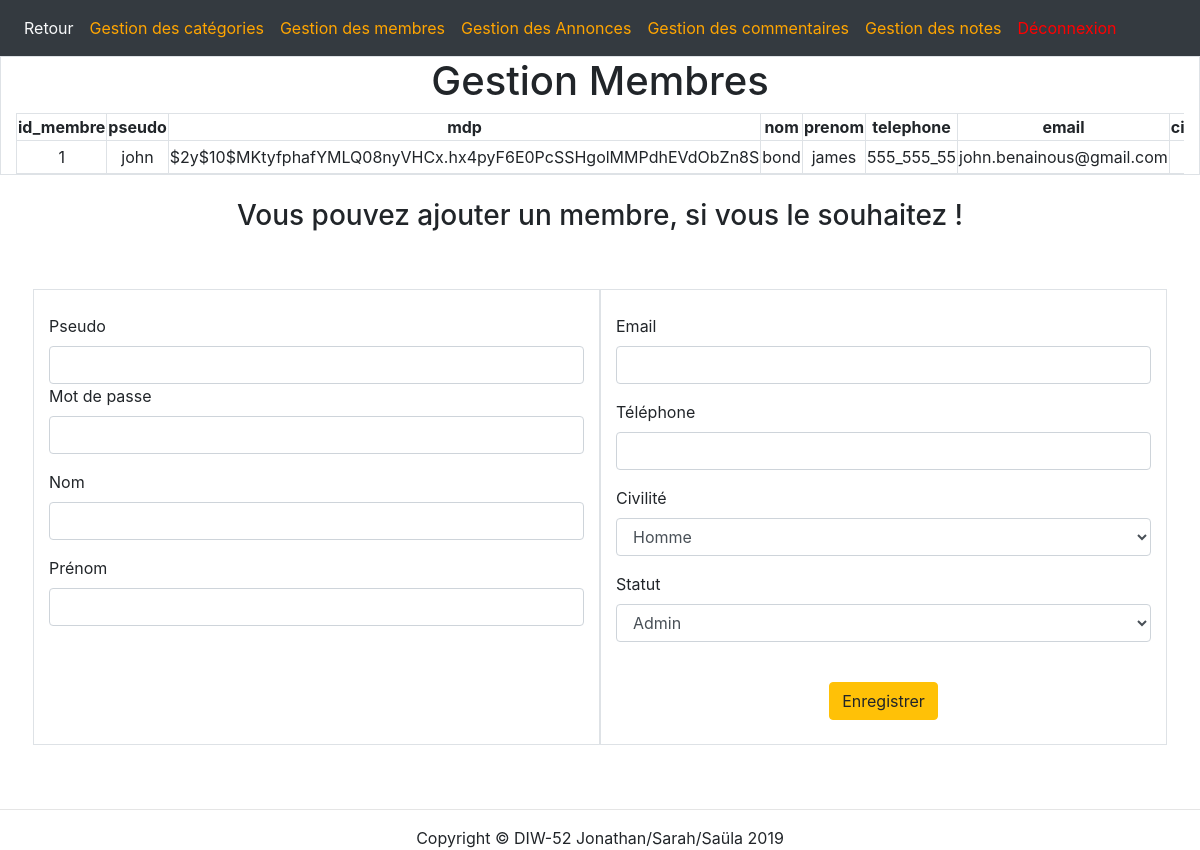
Page /gestion_membre.php (signed in) on the committed database.
### tables this page shows
CREATE TABLE `membre` (
  `id_membre` int(3) NOT NULL,
  `pseudo` varchar(20) NOT NULL,
  `mdp` varchar(60) NOT NULL,
  `nom` varchar(20) NOT NULL,
  `prenom` varchar(20) NOT NULL,
  `telephone` varchar(20) NOT NULL,
  `email` varchar(50) NOT NULL,
  `civilite` enum('m','f') NOT NULL,
  `statut` int(1) NOT NULL,
  `date_enregistrement` datetime NOT NULL
);

### gestion_membre.php (the view, shortened to what this page needs)
<?php
require_once __DIR__ . '/../assets/config/bootstrap_admin.php';
include __DIR__ . '/../assets/includes/header_admin.php';
?>
<div class="border col-md-12">
<h1 style="text-align:center;">Gestion Membres</h1>
<div style="overflow:scroll;">
        <?php
        $result = $pdo->query("SELECT * FROM membre");
        echo '<table class="table-bordered text-center";><tr>';
        for($i = 0; $i < $result->columnCount(); $i++)
        {
            $colonne = $result->getColumnMeta($i);
            echo "<th>$colonne[name]</th>";
        }
        echo '</tr>';
        while($ligne = $result->fetch(PDO::FETCH_ASSOC))
        {
            echo '<tr>';
            foreach($ligne as $cellule)
            {
                echo "<td>$cellule</td>";
            }
        }
            echo '</tr>';
        echo '</table>';
        ?>
     </div>
    </div>
    <h3 class="text-center tm-4">Vous pouvez ajouter un membre, si vous le souhaitez !</h3>
<div class="row p-5">
    <div class="container border pt-4 pb-4 col-md-6">
<form action="gestion_membre.php" method="post" enctype="multipart/form-data">
    <div class="form-groupe">
        <label>Pseudo</label>
        <input type="text" name="pseudo" class="form-control" value="<?= $_POST['pseudo'] ?? ''?>">
    </div>
    <div class="form-group">
                <label>Mot de passe</label>
                <input type="password" name="password" class="form-control">
            </div>
            <div class="form-group">
                <label>Nom</label>
                <input type="text" name="nom" class="form-control" value="<?= $_POST['nom'] ?? ''; ?>">
            </div>
            <div class="form-group">
                <label>Prénom</label>
                <input type="text" name="prenom" class="form-control" value="<?= $_POST['prenom'] ?? ''; ?>">
            </div>
    </div>
    <div class="container border pt-4 pb-4 col-md-6">
            <div class="form-group">
                <label>Email</label>
                <input type="email" name="email" class="form-control" value="<?= $_POST['email'] ?? ''; ?>">
            </div>
            <div class="form-group">
                <label>Téléphone</label>
                <input type="number" name="telephone" class="form-control" value="<?= $_POST['telephone'] ?? ''; ?>">
            </div>
            <div class="form-group">
                  <label for="sel1">Civilité </label>
                    <select class="form-control"  type="enum" name="civilite" value="<?= $_POST['civilite'] ?? ''; ?>">
                                <option value="m">Homme</option>
                                </select>
                            </div>
                        <div class="form-group">
            <label for="sel1">Statut</label>
            <select class="form-control" type="enum" name="statut" value="<?= $_POST['statut'] ?? ''; ?>">
                        <option value="1">Admin</option>
                        </select>
                    <br>
            </div>
                    <div class="text-center">
            <input type="submit" name="register" value="Enregistrer" class="btn btn-warning">
        </div>
</div>
</div>
<hr>
<?php
include __DIR__ . '/../assets/includes/footer.php';

### header_admin.php (shortened to what this page needs)
    <!DOCTYPE html>
<html lang="fr">
    <head>
        <link
            rel="stylesheet"
            href="https://stackpath.bootstrapcdn.com/bootstrap/4.3.1/css/bootstrap.min.css"
>
    </head>
    <body>
        <nav class="navbar navbar-expand-lg navbar-light bg-dark">
            <ul class="navbar-nav mr-auto">
            <li class="nav-item">
        <a class="nav-link text-light" style="color:red" href="../">Retour</a>
        </li>
        <li class="nav-item">
                <a class="nav-link"  style="color:orange" href="../admin/gestion_categorie.php">Gestion des catégories</a>
            </li>
            <li class="nav-item">
                <a class="nav-link"  style="color:orange" href="../admin/gestion_membre.php">Gestion des membres</a>
            </li>
            <li class="nav-item">
                <a class="nav-link"  style="color:orange" href="../admin/gestion_annonce.php">Gestion des Annonces</a>
            </li>
            <li class="nav-item">
                <a class="nav-link"  style="color:orange" href="../admin/gestion_commentaire.php">Gestion des commentaires</a>
            </li>
            <li class="nav-item">
                <a class="nav-link"  style="color:orange" href="../admin/gestion_note.php">Gestion des notes</a>
            </li>
            <li class="nav-item">
                <a class="nav-link" href="../login.php?logout" style="color:red;">Déconnexion</a>
            </li>
        </nav>
    </body>
</html>

### footer.php (shortened to what this page needs)
<footer>
<div class="text-center">
<span class="copyright copy">Copyright &copy; DIW-52 Jonathan/Sarah/Saüla 2019</span>
</footer>
</body>
</html>

### rows in the picture
membre: cellule "1", pseudo "john", mdp "$2y$10$MKtyfphafYMLQ08nyVHCx.hx4pyF6E0PcSSHgolMMPdhEVdObZn8S", nom "bond", prenom "james", telephone "555_555_55", email "john.benainous@gmail.com"

### other values in the picture
$colonne[name] "id_membre"
$colonne[name] "pseudo"
$colonne[name] "mdp"
$colonne[name] "nom"
$colonne[name] "prenom"
$colonne[name] "telephone"
$colonne[name] "email"
